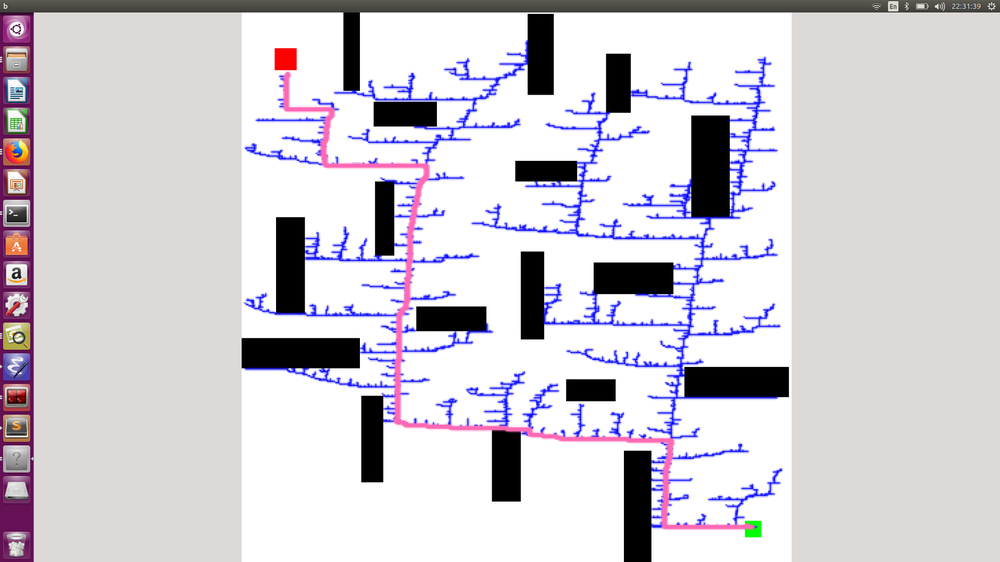
//> input picture rrt.png, 1000 x 562 px, shrunk from 1920 x 1080 before the run, given in place of rrt.jpg, which was not available
$ ./rrt   (built with g++ and OpenCV 4)
//> lines starting //> are read from the running program, lines starting //| are printed output that depends on the picture; after the words box and inside, x2 and y2 are one past the last pixel; in counts of white or black regions, pixels touching at a corner belong together; pictures that were not available may be replaced by others from this repository, and a replacement may not be noted
#include <iostream>
#include <cstdlib>
#include "opencv2/imgproc/imgproc.hpp"
#include "opencv2/core/core.hpp"
#include "opencv2/highgui/highgui.hpp"
using namespace cv;
using namespace std;
#include <stack>
typedef struct
{
	Point p;
	Point parent;
}node;
vector <node> path;
bool isvalid(int i,int j,Mat b)
{
	return ((i >= 0) && (i < b.rows) &&
           (j >= 0) && (j < b.cols));
}
bool isblack (int m,int n,Mat a)
{
	if ((a.at<Vec3b>(m,n)[0]==0)&&(a.at<Vec3b>(m,n)[0]==0)&&(a.at<Vec3b>(m,n)[0]==0))
		return true;
	else
		return false;
}
bool isred (int m,int n,Mat a)
{
	if ((a.at<Vec3b>(m,n)[0]==0)&&(a.at<Vec3b>(m,n)[1]==0)&&(a.at<Vec3b>(m,n)[2]==254))
		return true;
	else
		return false;
}
float distance(int i,int j,int l,int m)
{
		return (sqrt((i-l)*(i-l)+(j-m)*(j-m)));
}
bool end(Mat visit,Point dest)
{
	int i,j;
	for (i=dest.y-10;i<=dest.y+10;i++)
	{
		for (j=dest.x-10;j<=dest.x+10;j++)
		{
			if (visit.at<uchar>(i,j)==255)
				return true;
		}
	}
	return false;
}
Point mindistance(Point random)
{
	int i;
	Point min=path[0].p;
	float mindist;
	float dist;
	mindist=sqrt((random.x-path[0].p.x)*(random.x-path[0].p.x)+(random.y-path[0].p.y)*(random.y-path[0].p.y));
	for(i=0;i<path.size();i++)
	{
		dist=sqrt((random.x-path[i].p.x)*(random.x-path[i].p.x)+(random.y-path[i].p.y)*(random.y-path[i].p.y));
		if (dist<mindist)
			{
			mindist=dist;
			min=path[i].p;
			}

	}
	return min;
}
Point findpt(Mat a,int col)
{
	int sumx=0;
	int sumy=0;
	int count=0;
	int i,j;
	int c,d;
	if (col==1)
	{
		c=0;
		d=2;
	}
	else if(col==2)
	{
		c=0;
		d=1;
	}

	for (i=0;i<a.rows;i++)
	{
		for (j=0;j<a.cols;j++)
		{
			if (a.at<Vec3b>(i,j)[col]>253&&a.at<Vec3b>(i,j)[c]==0&&a.at<Vec3b>(i,j)[d]==0)
			{
				sumy=sumy+i;
				sumx=sumx+j;
				count++;
			}
		}
	}
	Point s;
	s.x=sumx/count;
	s.y=sumy/count;
	return (s);
}
bool lineblock(Point nextclosest,Point closest,Mat temp)
{
		float dis;
		dis=distance(nextclosest.x,nextclosest.y,closest.x,closest.y);
		float tan;
		if (nextclosest.x!=closest.x)
		tan=(nextclosest.y-closest.y)/(nextclosest.x-closest.x);
		float theta;
		theta=atan(tan);
		Point a;
		Point b;
		if (nextclosest.x>closest.x)
		{
			a=closest;
			b=nextclosest;
		}
		else
		{
			a=nextclosest;
			b=closest;
		}
		int x,y;
		float d=0;
		while(x<=b.x)
		{
			x=a.x+d*cos(theta);
			y=a.y+d*sin(theta);
			d=d+0.1*dis;
			if (isblack(y,x,temp))
				return true;
		}
		return false;


}
int main()
{
	Mat a;
	a=imread("rrt.jpg",1);
//> a is the input picture: 562 rows x 1000 cols, CV_8UC3; mean B, G, R 212.4, 205, 209.3
	Mat b;
	b=a.clone();
	Point src(2,5);
	src=findpt(a,1);
//> after the loop in findpt, `for (i=0;i<a.rows;i++)`: sumy = 38044; sumx = 54293; count = 72
//> in findpt, `s.x=sumx/count;`: s = Point(754, 0)
//> in findpt, `s.y=sumy/count;`: s = Point(754, 528)
//> src = Point(754, 528)
	Point dest(50,50);
	dest=findpt(a,2);
//> the loop in findpt (call 2), `for (i=0;i<a.rows;i++)` made 562 passes
//> (sumy, sumx, count) on passes 1 to 3: (0, 0, 0), (0, 0, 0), (0, 0, 0)
//> dest = Point(285, 59)
	node source;
	source.p=src;
//> source.p = Point(754, 528)
	source.parent=src;
//> source.parent = Point(754, 528)
	path.push_back(source);
	b.at<Vec3b>(src.y,src.x)[0]=255;
//> b: 562 rows x 1000 cols, CV_8UC3; 1 pixels changed, all inside (x1, y1, x2, y2) = (754, 528, 755, 529)
	Mat visit(a.rows,a.cols,CV_8UC1,Scalar(0));
	visit.at<uchar>(src.y,src.x)=255;
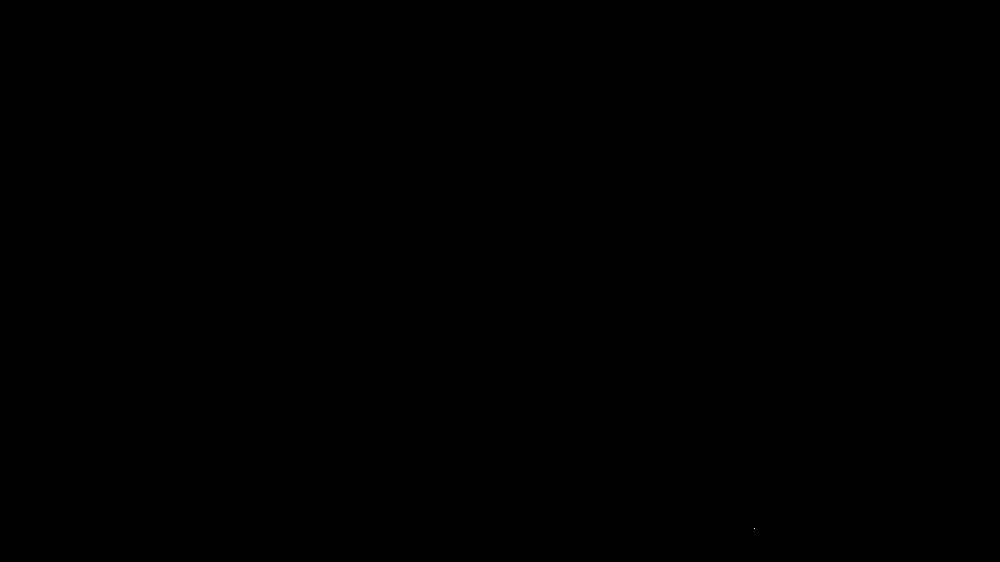
//> visit: 562 rows x 1000 cols, CV_8UC1; 0% white in thin lines or dots, all inside (x1, y1, x2, y2) = (754, 528, 755, 529)
	Point nextclosest;
	while(!end(visit,dest))
	{
		Point random;
		random.x=rand()%(a.cols-0)+0;
		random.y=rand()%(a.rows-0)+0;
		Point closest;
		closest=mindistance(random);
		float tan;
		if (random.x!=closest.x)
		tan=(random.y-closest.y)/(random.x-closest.x);
		float theta;
		theta=atan(tan);
		int rx,ry,cx,cy;
		rx=random.x;
		ry=random.y;
		cx=closest.x;
		cy=closest.y;
		float dis=distance(rx,ry,cx,cy);
		if (dis<1)
			nextclosest=random;
		else
		{
		if (closest.x>random.x)
			nextclosest.x=closest.x-1*cos(theta);
		else
			nextclosest.x=closest.x+1*cos(theta);
		nextclosest.y=closest.y+1*sin(theta);
		if (isvalid(nextclosest.y,nextclosest.x,a)&&(!isblack(nextclosest.y,nextclosest.x,a)))
		{
		if (visit.at<uchar>(nextclosest.y,nextclosest.x)==0)
		{
			node temp;
			temp.p=nextclosest;
			temp.parent=closest;
			path.push_back(temp);
			visit.at<uchar>(nextclosest.y,nextclosest.x)=255;
			if (!lineblock(nextclosest,closest,a))
				line(b,nextclosest,closest,Scalar(255,0,0),1,CV_AA);
		}
		}
		}

}
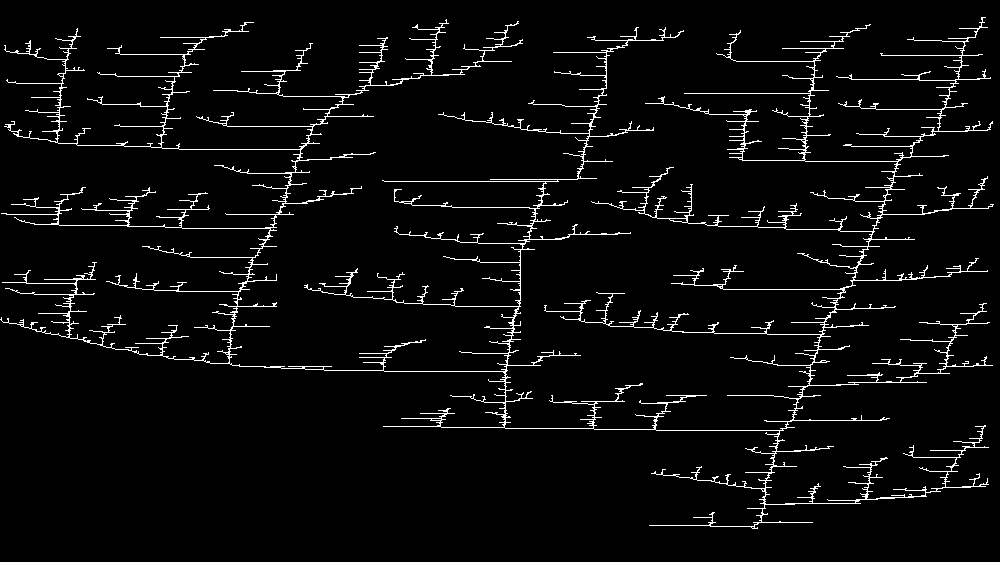
//> visit: 562 rows x 1000 cols, CV_8UC1; 4.2% white in thin lines or dots
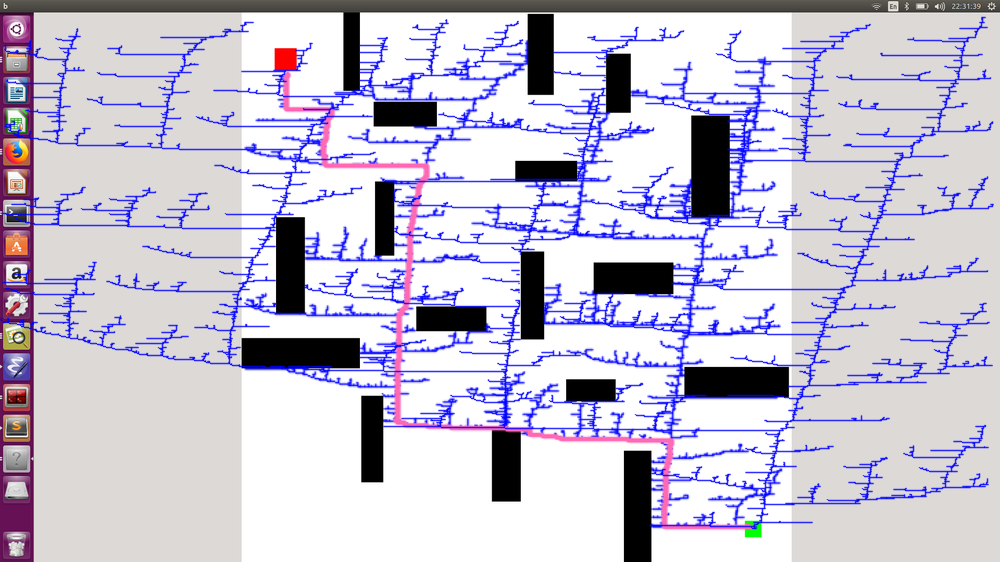
//> b: 562 rows x 1000 cols, CV_8UC3; mean B, G, R 213.7, 194.5, 198.6
//> after the loop, path = 23694 items
int t;
for (t=0;t<path.size();t++)
{
	if (path[t].p.x==nextclosest.x&&path[t].p.y==nextclosest.y)
		break;
}
cout<<path.size()<<endl;
//| 23694
cout<<t;
int row=nextclosest.x;
//> row = 295
int col=nextclosest.y;
//> col = 50
vector <Point> showpath;
while(row!=src.x&&col!=src.y)
{
	int t;
	for (t=0;t<path.size();t++)
	{
		if (row==path[t].p.x&&col==path[t].p.y)
			break;
	}
	row=path[t].parent.x;
	col=path[t].parent.y;
	showpath.push_back(Point(row,col));
}
//> this loop made 1108 passes
//> (row, col) on passes 1 to 3: (296, 50), (297, 50), (298, 50)
//> after the loop, showpath = 1108 Points (x, y), first 12: [296, 50], [297, 50], [298, 50], [299, 50], [300, 50], [301, 50], [302, 50], [303, 50], [303, 51], [303, 52], [303, 53], [303, 54]
int r;
for (r=0;r<showpath.size()-1;r++)
{
	line(b,showpath[r],showpath[r+1],Scalar(180,105,255),2,CV_AA);
}
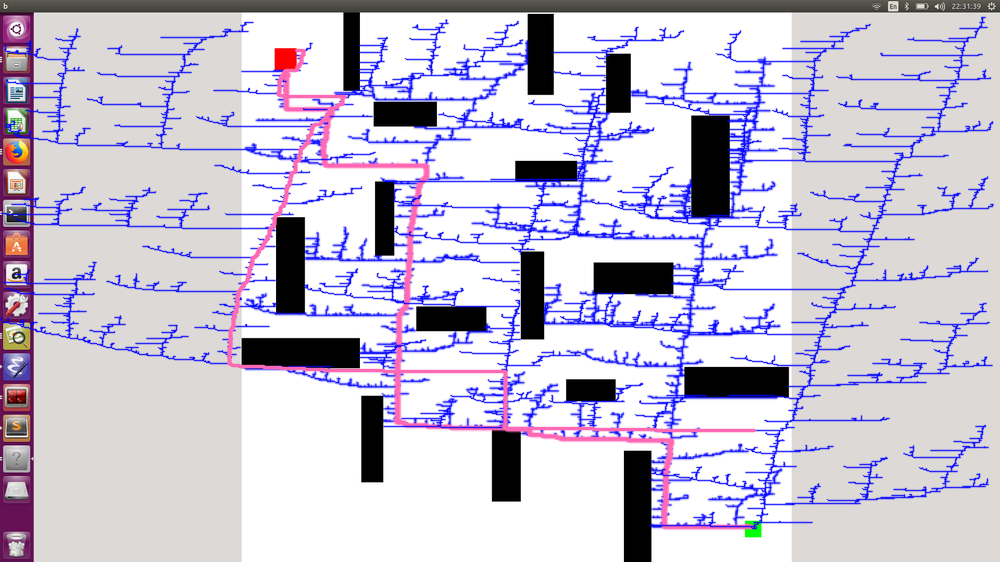
//> b: 562 rows x 1000 cols, CV_8UC3; 0.93% of pixels changed, all inside (x1, y1, x2, y2) = (227, 48, 757, 433)
cout<<endl;
cout<<showpath.size();
//| 1108
cout<<endl;
namedWindow("b",WINDOW_NORMAL);
imshow("temp",visit);
imshow("b",b);
waitKey(0);
}
